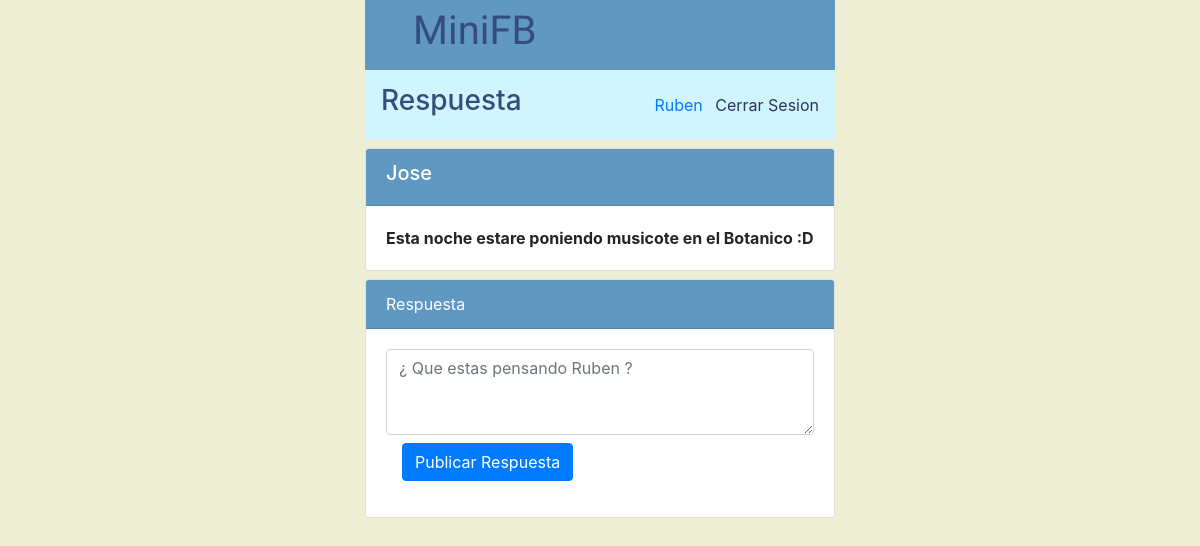
The page /response.php?msg-id=4&userId=2 (signed in) on the database its author committed.
### tables this page shows
CREATE TABLE T_USUARIOS (
  `ID_USUARIO` int(11) NOT NULL,
  `NOMBRE_USUARIO` varchar(20) NOT NULL,
  `ALIAS_USUARIO` varchar(10) NOT NULL,
  `PASSWORD_USUARIO` varchar(20) NOT NULL,
  `APELLIDOS_USUARIO` varchar(45) DEFAULT NULL,
  `CODIGO_COOKIE` varchar(40) DEFAULT NULL,
  `TIPO_USUARIO` int(11) NOT NULL,
  `EMAIL` varchar(45) NOT NULL
);

CREATE TABLE `T_MENSAJES` (
  `ID_MENSAJE` int(11) NOT NULL,
  `TEXTO_MENSAJE` varchar(280) NOT NULL,
  `DESTACADO` tinyint(4) NOT NULL,
  `PINEADO` tinyint(4) NOT NULL,
  `PUBLICADO` datetime NOT NULL,
  `ID_USUARIO` int(11) NOT NULL
);

### src/Database/DatabaseRepository.php (called while the page is built)
<?php
class DatabaseRepository
{
    public static function  getConnection () {
        $server = "database";
        $username = "root";
        $passwd = "root";
        $bd = "mini-fb_db";
        $options = [
            PDO::ATTR_EMULATE_PREPARES   => false,
            PDO::ATTR_ERRMODE            => PDO::ERRMODE_EXCEPTION,
            PDO::ATTR_DEFAULT_FETCH_MODE => PDO::FETCH_ASSOC,
        ];
        try {
            $pdo = new PDO("mysql:host=$server;dbname=$bd;charset=utf8", $username, $passwd, $options);
        } catch (Exception $e) {
            $str = "Connexion error: " . $e->getMessage();
            error_log($str);
            exit($str);
        }
        return $pdo;
    }
}

### src/Controller/UserController.php (called while the page is built, shortened)
<?php
require_once 'Model/User.php';
require_once 'Database/UserDAO.php';
class UserController
{
    public function getUser($id)
    {
        $udao = new UserDAO();
        $user = $udao->getUser($id);
        return $user;
    }
    public function getAll()
    {
        $udao = new UserDAO();
        return $udao->getAll();
    }
}

### src/Database/UserDAO.php (called while the page is built, shortened)
<?php
require_once 'DatabaseRepository.php';
require_once 'Model/User.php';
class UserDAO
{
    private $getUserWithId = "SELECT * FROM T_USUARIOS WHERE ID_USUARIO=?";
    private $getAll = "SELECT * FROM T_USUARIOS";
    private $pdo;
    public function __construct()
    {
        $this->pdo = DatabaseRepository::getConnection();
    }
    public function getAll()
    {
        $users = array();
        $select = $this->pdo->prepare($this->getAll);
        $select->execute();
        $rs = $select->fetchAll();
        foreach ($rs as $row){
            $user = new User(
                $row['ID_USUARIO'],
                $row['ALIAS_USUARIO'],
                $row['PASSWORD_USUARIO'],
                $row['NOMBRE_USUARIO'],
                $row['APELLIDOS_USUARIO'],
                $row['EMAIL'],
                $row['TIPO_USUARIO']
            );
            array_push($users, $user);
        }
        return $users;
    }
    public function getUser($id)
    {
        $select = $this->pdo->prepare($this->getUserWithId);
        $select->execute([$id]);
        $rs = $select->fetch();
        $user = new User(
            $id,
            $rs['ALIAS_USUARIO'],
            $rs['PASSWORD_USUARIO'],
            $rs['NOMBRE_USUARIO'],
            $rs['APELLIDOS_USUARIO'],
            $rs['EMAIL'],
            $rs['TIPO_USUARIO']
        );
        return $user;
    }
}

### src/Model/User.php (called while the page is built, shortened)
<?php
class User
{
    private $name;
    public function __construct($id, $alias, $password, $name, $surname, $email, $userType)
    {
        $this->name = $name;
    }
    public function getName()
    {
        return $this->name;
    }
}

### src/Controller/MessageController.php (called while the page is built, shortened)
<?php
require_once 'Database/MessageDAO.php';
require_once 'Database/ResponseDAO.php';
require_once 'Model/Message.php';
require_once 'Model/Response.php';
class MessageController
{
    public function getMessageWithId($id)
    {
        $mDAO = new MessageDAO();
        return $mDAO->getWithId($id);
    }
}

### src/Database/MessageDAO.php (called while the page is built, shortened)
<?php
require_once 'DatabaseRepository.php';
require_once 'Model/Message.php';
class MessageDAO
{
    private $getOneWithId = "SELECT * FROM T_MENSAJES WHERE ID_MENSAJE=?";
    private $pdo;
    public function __construct()
    {
        $this->pdo = DatabaseRepository::getConnection();
    }
    public function getWithId($id)
    {
        $select = $this->pdo->prepare($this->getOneWithId);
        $select->execute([$id]);
        $rs = $select->fetch();
        $msg = new Message(
            $rs['ID_MENSAJE'],
            $rs['TEXTO_MENSAJE'],
            $rs['DESTACADO'],
            $rs['PINEADO'],
            $rs['PUBLICADO'],
            $rs['ID_USUARIO']
        );
        return $msg;
    }
}

### src/Model/Message.php (called while the page is built, shortened)
<?php
class Message
{
    private $content;
    private $important;
    private $user;
    public function __construct($id, $content, $important, $pinned, $published, $user)
    {
        $this->content = $content;
        $this->important = $important;
        $this->user = $user;
    }
    public function getContent()
    {
        return $this->content;
    }
    public function getImportant()
    {
        return $this->important;
    }
    public function getUser()
    {
        return $this->user;
    }
}

### src/response.php (the view, shortened to what this page needs)
<?php
require_once 'Controller/UserController.php';
require_once 'Controller/MessageController.php';
$userController = new UserController();
$users = $userController->getAll();
$me = $userController->getUser($_SESSION['user-id']);
$messController = new MessageController();
$msg = $messController->getMessageWithId($_REQUEST['msg-id']);
?>
<!doctype html>
<html lang="es">
<head>
    <link rel="stylesheet" href="css/style.css">
    <link rel="stylesheet" href="https://maxcdn.bootstrapcdn.com/bootstrap/4.0.0/css/bootstrap.min.css"
>
</head>
<body>
<div class="container col-xl-5 col-lg-6 col-md-8 col-sm-12">
    <header class="main-bg">
        <div class="ml-5 d-flex align-items-center h-100">
            <span class="title main-text"><h1>MiniFB</h1></span>
        </div>
    </header>
    <div class=" d-flex section justify-content-between align-items-center">
        <div class="ml-3">
            <span class="main-text"><h3>Respuesta</h3></span>
        </div>
        <div class="sesion mr-3">
            <span class="text-primary mr-2"><?= $me->getName() ?></span>
            <a class="darkblue-txt" href="logout.php">Cerrar Sesion</a>
        </div>
    </div>
    <div class="mensaje">
        <div class="card mt-2">
            <div class="card-header text-white">
                <h5><?= $users[($msg->getUser()) - 1]->getName() ?></h5>
            </div>
            <div class="card-body">
                <?php
                if ($msg->getImportant()) {
                    ?>
                    <p class="card-text font-weight-bold"><?= $msg->getContent() ?></p>
                <?php } else { ?>
                    <p class="card-text"><?= $msg->getContent() ?></p>
                <?php } ?>
            </div>
        </div>
    </div>
    <div class="responseform">
        <div class="card mt-2">
            <div class="card-header text-white">
                <span>Respuesta</span>
            </div>
            <div class="card-body">
                <form action="main_controller.php">
                    <div class="form-group">
                        <textarea class="form-control" name="content" id="contentTA"
                                  placeholder="¿ Que estas pensando <?= $me->getName() ?> ?" rows="3"></textarea>
                        <div class="form-group row ml-3">
                            <button type="submit" class="btn btn-primary mt-2">Publicar Respuesta</button>
                        </div>
                    </div>
                </form>
            </div>
        </div>
    </div>
</div>
</body>
</html>

### src/css/style.css (style rules this page uses)
header { height: 70px; }
body { box-sizing: border-box; background-color: #edeed4 !important; }
.title { font-family: 'Baloo Bhai', cursive; font-size: 1.3em; }
.section { background-color: #D1F5FF; height: 70px; }
.card .card-header { background-color: #6198c1; }
.darkblue-txt { color: #2B335D; }
.main-bg { background: #6198c1; }
.main-text { color: #354d7d; }

### rows shown on the page
t_usuarios: NOMBRE_USUARIO "Ruben", content "¿ Que estas pensando Ruben ?"
t_mensajes: ID_USUARIO.NOMBRE_USUARIO "Jose", TEXTO_MENSAJE "Esta noche estare poniendo musicote en el Botanico :D"
